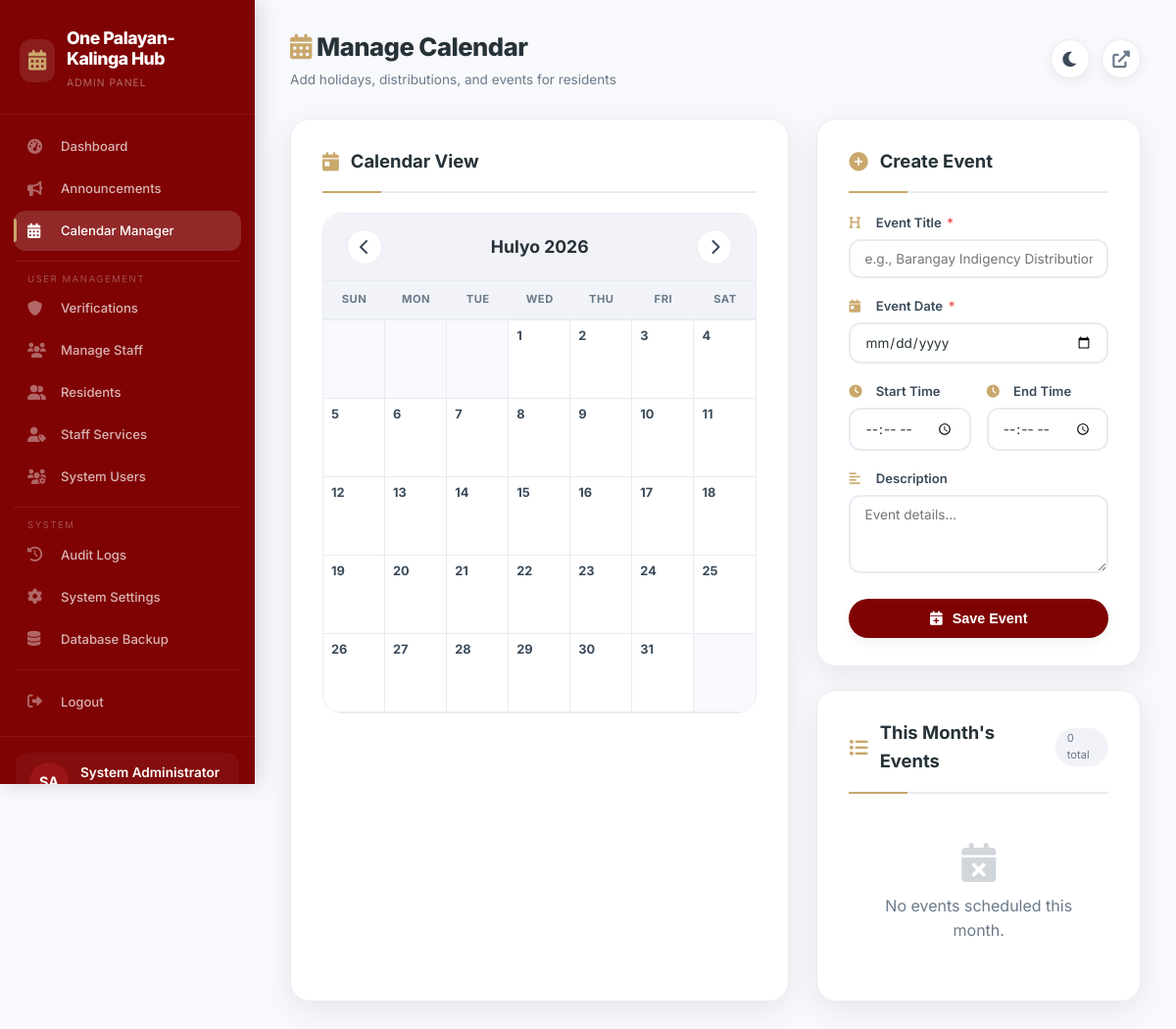
Before: /admin/calendar.php?month=7&year=2026 (signed in) with the older database file.
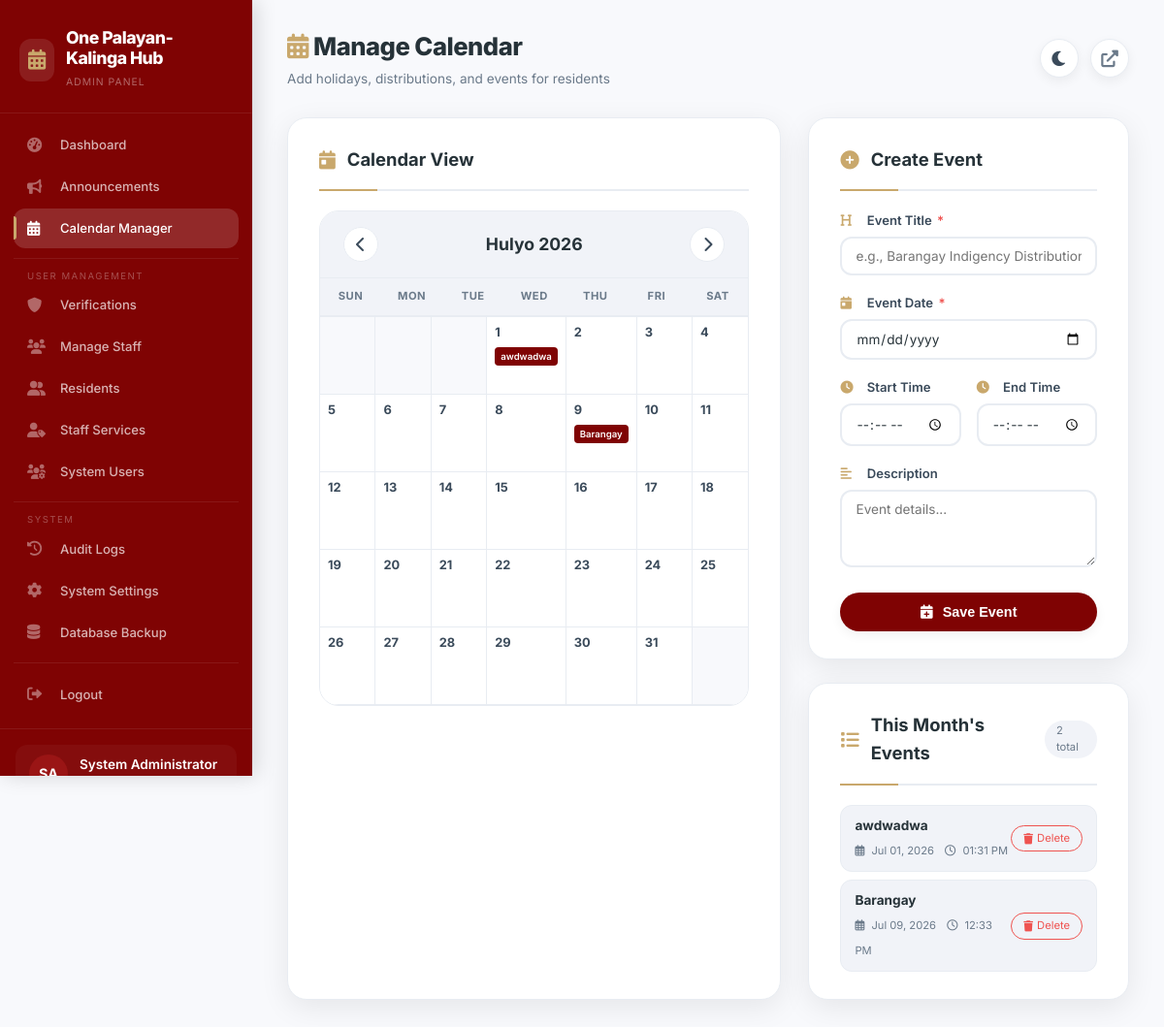
After: the same page with the newer database file.
### tables this page shows
CREATE TABLE `calendar_events` (
  `event_id` int(11) NOT NULL,
  `title` varchar(255) NOT NULL,
  `description` text DEFAULT NULL,
  `event_date` date NOT NULL,
  `start_time` time DEFAULT NULL,
  `end_time` time DEFAULT NULL,
  `created_at` timestamp NOT NULL DEFAULT current_timestamp()
);

### admin/calendar.php (the view, shortened to what the changed rows need)
<?php
$database = new Database();
$db = $database->getConnection();
$month = isset($_GET['month']) ? intval($_GET['month']) : intval(date('n'));
$year = isset($_GET['year']) ? intval($_GET['year']) : intval(date('Y'));
$start_date = "$year-" . str_pad($month, 2, '0', STR_PAD_LEFT) . "-01";
$end_date = "$year-" . str_pad($month, 2, '0', STR_PAD_LEFT) . "-" . date('t', strtotime($start_date));
$events_query = "SELECT * FROM calendar_events WHERE event_date BETWEEN :start_date AND :end_date ORDER BY event_date ASC";
$events_stmt = $db->prepare($events_query);
$events_stmt->bindParam(':start_date', $start_date);
$events_stmt->bindParam(':end_date', $end_date);
$events_stmt->execute();
$events = $events_stmt->fetchAll(PDO::FETCH_ASSOC);
$event_map = [];
foreach ($events as $event) {
    $event_map[$event['event_date']][] = $event;
}
$first_day_of_month = mktime(0, 0, 0, $month, 1, $year);
$number_days = date('t', $first_day_of_month);
$date_components = getdate($first_day_of_month);
$day_of_week = $date_components['wday'];
$dark_mode = isset($_COOKIE['dark_mode']) && $_COOKIE['dark_mode'] === 'enabled';
?>
<!DOCTYPE html>
<html lang="en" data-theme="<?php echo $dark_mode ? 'dark' : 'light'; ?>">
<head>
    <link rel="stylesheet" href="https://cdnjs.cloudflare.com/ajax/libs/font-awesome/6.0.0/css/all.min.css">
</head>
<body>
    <div class="app-container">
        <div class="sidebar" id="sidebar">
            <div class="sidebar-header">
                <div class="logo-text">
                    <h2>One Palayan-Kalinga Hub</h2>
                </div>
            </div>
        </div>
        <div class="main-content">
            <div class="top-bar">
                <div class="page-title">
                    <h1><i class="fas fa-calendar-alt"></i> Manage Calendar</h1>
                </div>
            </div>
            <div class="calendar-grid">
                <div class="card animate-fade-up delay-1">
                    <div class="calendar-wrapper">
                        <div class="calendar-grid-body">
                            <?php
                            for ($i = 0; $i < $day_of_week; $i++) {
                                echo '<div class="cell empty"></div>';
                            }
                            for ($day = 1; $day <= $number_days; $day++) {
                                $current_date = "$year-" . str_pad($month, 2, '0', STR_PAD_LEFT) . "-" . str_pad($day, 2, '0', STR_PAD_LEFT);
                                $cell_classes = 'cell';
                                echo '<div class="' . $cell_classes . '">';
                                echo '<div class="date-num">' . $day . '</div>';
                                echo '<div class="events">';
                                if (isset($event_map[$current_date])) {
                                    foreach ($event_map[$current_date] as $e) {
                                        echo '<span class="event-dot" title="' . htmlspecialchars($e['title']) . '">' . htmlspecialchars($e['title']) . '</span>';
                                    }
                                }
                                echo '</div>';
                                echo '</div>';
                            }
                            $total_cells = $day_of_week + $number_days;
                            $remaining_cells = 7 - ($total_cells % 7);
                            if ($remaining_cells < 7) {
                                for ($i = 0; $i < $remaining_cells; $i++) {
                                    echo '<div class="cell empty"></div>';
                                }
                            }
                            ?>
                        </div>
                    </div>
                </div>
                <div class="right-panel" style="display: flex; flex-direction: column; gap: 24px;">
                    <div class="card animate-fade-up delay-3">
                        <div class="card-header">
                            <i class="fas fa-list"></i>
                            <h3>This Month's Events</h3>
                            <span
                                style="margin-left: auto; font-size: 0.7rem; color: var(--text-muted); background: var(--badge-bg); padding: 2px 12px; border-radius: 20px;">
                                <?php echo count($events); ?> total
                            </span>
                        </div>
                        <?php if (empty($events)): ?>
                            <div class="empty-state">
                                <i class="fas fa-calendar-times"></i>
                                <p>No events scheduled this month.</p>
                            </div>
                        <?php else: ?>
                            <div class="event-list">
                                <?php foreach ($events as $e): ?>
                                    <div class="event-item">
                                        <div class="event-info">
                                            <h4>
                                                <?php echo htmlspecialchars($e['title']); ?>
                                            </h4>
                                            <span><i class="far fa-calendar-alt"></i>
                                                <?php echo date('M d, Y', strtotime($e['event_date'])); ?>
                                            </span>
                                            <?php if ($e['start_time']): ?>
                                                <span style="margin-left: 8px;"><i class="far fa-clock"></i>
                                                    <?php echo date('h:i A', strtotime($e['start_time'])); ?>
                                                </span>
                                            <?php endif; ?>
                                        </div>
                                        <a href="calendar.php?delete=<?php echo $e['event_id']; ?>&month=<?php echo $month; ?>&year=<?php echo $year; ?>"
                                            class="btn-sm danger"
                                            onclick="return confirm('Are you sure you want to delete this event?');">
                                            <i class="fas fa-trash"></i> Delete
                                        </a>
                                    </div>
                                <?php endforeach; ?>
                            </div>
                        <?php endif; ?>
                    </div>
                </div>
            </div>
        </div>
    </div>
</body>
</html>

Changed rows visible on the page:
added calendar_events: title "awdwadwa", event_date "Jul 01, 2026", start_time "01:31 PM"
added calendar_events: title "Barangay", event_date "Jul 09, 2026", start_time "12:33 PM"
Other visible differences:
count($events): "0" → "2"
text no longer shown: "No events scheduled this month."
